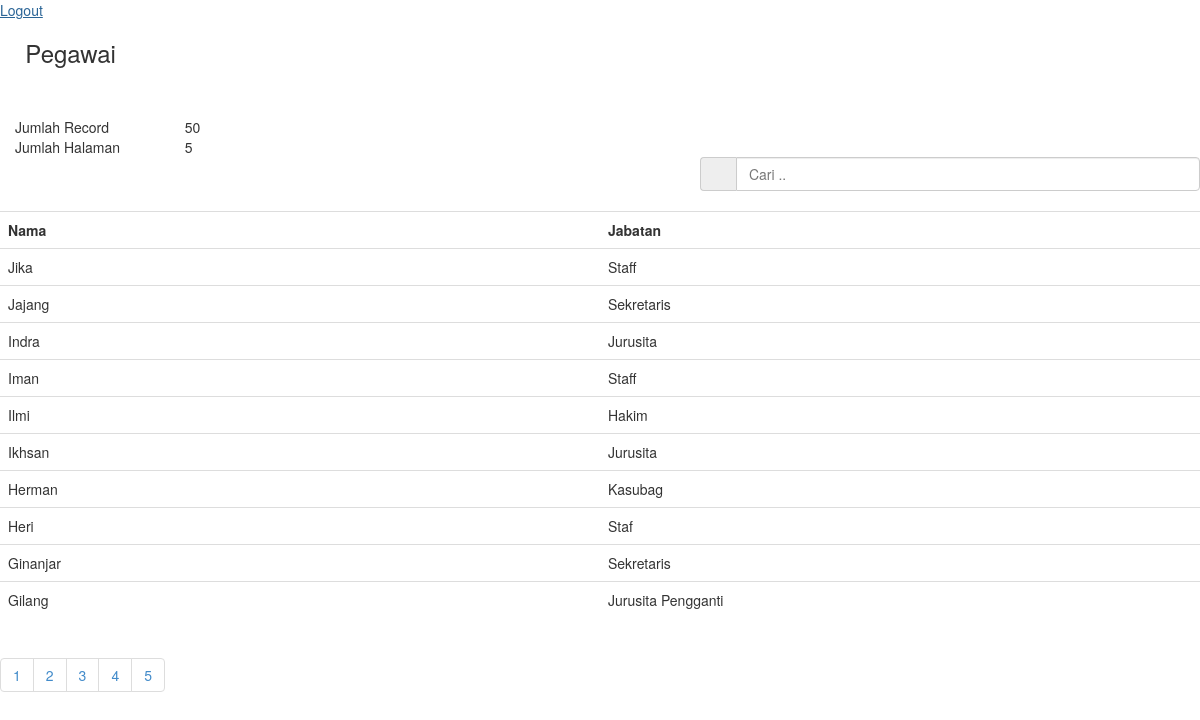
The app's page /index.php?page=4 (signed in) with its own data.
### tables this page shows
CREATE TABLE `pegawai` (
  `id` int(5) NOT NULL,
  `nama` varchar(50) NOT NULL,
  `jabatan` varchar(50) NOT NULL
);

### index.php (the view, shortened to what this page needs)
<?php
require 'config.php';
if (isset($_GET["order"])) {
	$order = $_GET["order"];
}else {
	$order ="nama";
}
if (isset ($_GET["sort"])) {
	$sort = $_GET["sort"];
}else {
	$sort = "ASC";
}
$sort == "DESC" ? $sort = "ASC" : $sort = "DESC";
 ?>
<!DOCTYPE html>
<html>
<head>
	<a href="logout.php">Logout</a>
	<link rel="stylesheet" type="text/css" href="css/bootstrap.css">
	<link rel="stylesheet" type="text/css" href="js/jquery-ui/jquery-ui.css">
</head>
<body>
<h3><span class="glyphicon glyphicon-briefcase"></span>  Pegawai</h3>
<br/>
<br/>
<?php
$per_hal=10;
$jumlah_record=mysqli_query($conn, "SELECT * from pegawai");
$jum=$jumlah_record->num_rows;
$halaman=ceil($jum / $per_hal);
$page = (isset($_GET['page'])) ? (int)$_GET['page'] : 1;
$start = ($page - 1) * $per_hal;
?>
<div class="col-md-12">
	<table class="col-md-2">
		<tr>
			<td>Jumlah Record</td>
			<td><?php echo $jum; ?></td>
		</tr>
		<tr>
			<td>Jumlah Halaman</td>
			<td><?php echo $halaman; ?></td>
		</tr>
	</table>
</div>
<form action="" method="get">
	<div class="input-group col-md-5 col-md-offset-7">
		<span class="input-group-addon" id="basic-addon1"><span class="glyphicon glyphicon-search"></span></span>
		<input type="text" class="form-control" placeholder="Cari .." aria-describedby="basic-addon1" name="cari">
	</div>
</form>
<br/>
<table class="table table-hover" id="myTable">
	<tr>
		<th class="col-md-4" id="nama" onclick="sortTable(0)">Nama</th>
		<th class="col-md-4" id="jabatan" onclick="sortTable(0)">Jabatan</th>
	</tr>
	<?php
	if(isset($_GET['cari'])){
		$cari=mysqli_real_escape_string($conn, $_GET['cari']);
		$pgw=mysqli_query($conn, "select * from pegawai where nama like '$cari' or jabatan like '$cari'");
	}else{
		$pgw=mysqli_query($conn, "select * from pegawai order by $order $sort limit $start, $per_hal");
	}
	while($b=mysqli_fetch_array($pgw)){
		?>
		<tr>
			<td><?php echo $b['nama'] ?></td>
			<td><?php echo ($b['jabatan']) ?></td>
		</tr>
		<?php
	}
	?>
	</table>
<ul class="pagination">
			<?php
			for($x=1;$x<=$halaman;$x++){
				?>
				<li><a href="?page=<?php echo $x ?>"><?php echo $x ?></a></li>
				<?php
			}
			?>
		</ul>
</body>
</html>

### records on screen
pegawai: nama "Jika", jabatan "Staff"
pegawai: nama "Jajang", jabatan "Sekretaris"
pegawai: nama "Indra", jabatan "Jurusita"
pegawai: nama "Iman", jabatan "Staff"
pegawai: nama "Ilmi", jabatan "Hakim"
pegawai: nama "Ikhsan", jabatan "Jurusita"
pegawai: nama "Herman", jabatan "Kasubag"
pegawai: nama "Heri", jabatan "Staf"
pegawai: nama "Ginanjar", jabatan "Sekretaris"
pegawai: nama "Gilang", jabatan "Jurusita Pengganti"

### other values on screen
$jum "50"
$halaman "5"
